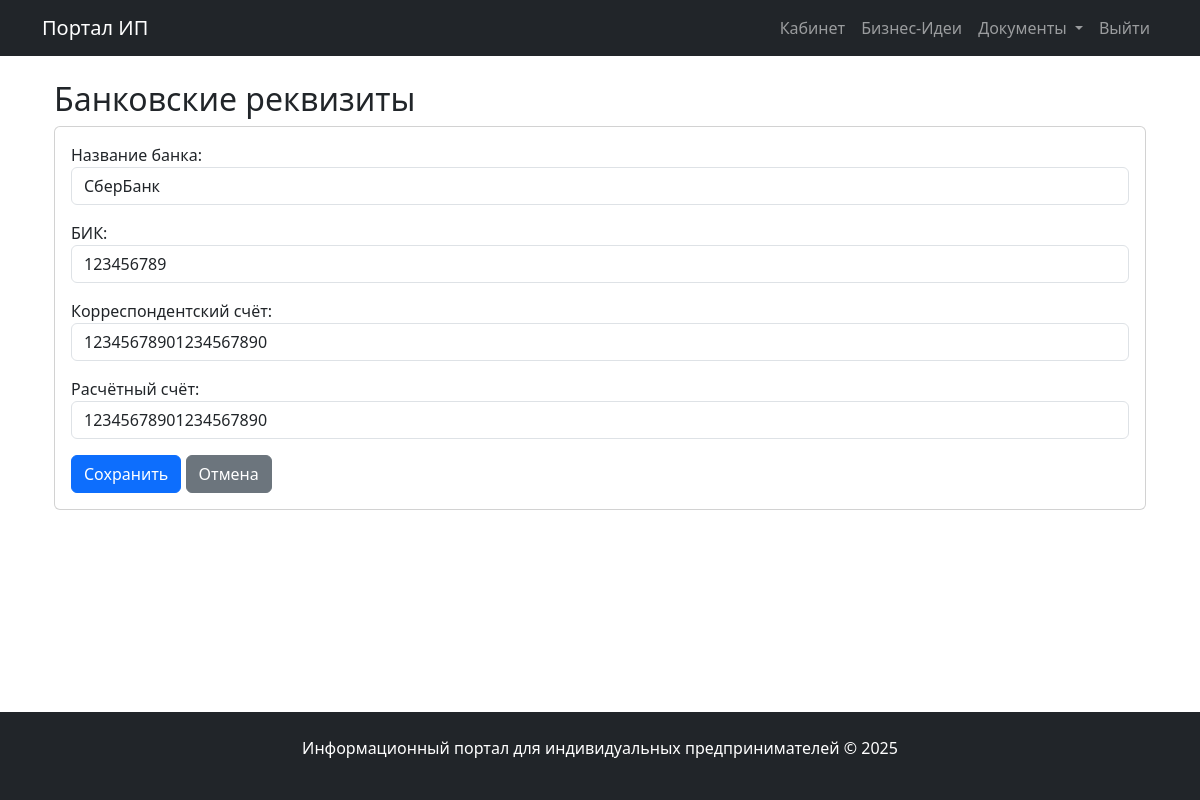
The page /documents/bank/ (signed in) on the database its author committed.
### entrepreneurs/models.py (models this page shows, shortened)
class BankDetails(models.Model):
    entrepreneur = models.OneToOneField(
        EntrepreneurProfile,
        on_delete=models.CASCADE,
        related_name='bank_details',
        verbose_name='Предприниматель'
    )
    bank_name = models.CharField(
        max_length=255,
        verbose_name='Название банка'
    )
    bik = models.CharField(
        max_length=9,
        validators=[RegexValidator(r'^\d{9}$', 'БИК должен содержать ровно 9 цифр')],
        verbose_name='БИК'
    )
    correspondent_account = models.CharField(
        max_length=20,
        validators=[RegexValidator(r'^\d{20}$', 'Корреспондентский счёт должен содержать ровно 20 цифр')],
        verbose_name='Корреспондентский счёт'
    )
    payment_account = models.CharField(
        max_length=20,
        validators=[RegexValidator(r'^\d{20}$', 'Расчётный счёт должен содержать ровно 20 цифр')],
        verbose_name='Расчётный счёт'
    )
    class Meta:
        verbose_name = 'Банковские реквизиты'
        verbose_name_plural = 'Банковские реквизиты'

### entrepreneurs/views.py (the view)
# urls.py: path('documents/bank/', views.bank_details, name='bank_details'),
@login_required
def bank_details(request):
    entrepreneur = get_object_or_404(EntrepreneurProfile, user=request.user)
    try:
        bank_details = entrepreneur.bank_details
    except BankDetails.DoesNotExist:
        bank_details = None
    if request.method == 'POST':
        form = BankDetailsForm(request.POST, instance=bank_details)
        if form.is_valid():
            bank_details = form.save(commit=False)
            bank_details.entrepreneur = entrepreneur
            bank_details.save()
            messages.success(request, 'Банковские реквизиты успешно сохранены!')
            return redirect('entrepreneurs:documents')
    else:
        form = BankDetailsForm(instance=bank_details)
    return render(request, 'entrepreneurs/bank_details.html', {
        'form': form,
        'entrepreneur': entrepreneur
    })

### entrepreneurs/forms.py
class BankDetailsForm(forms.ModelForm):
    class Meta:
        model = BankDetails
        fields = '__all__'
        exclude = ['entrepreneur']
        widgets = {
            'bank_name': forms.TextInput(attrs={'class': 'form-control'}),
            'bik': forms.TextInput(attrs={'class': 'form-control'}),
            'correspondent_account': forms.TextInput(attrs={'class': 'form-control'}),
            'payment_account': forms.TextInput(attrs={'class': 'form-control'}),
        }

### entrepreneurs/templates/entrepreneurs/bank_details.html (shortened to what this page needs)
{% extends "entrepreneurs/base.html" %}
{% block content %}
<div class="container">
    <h2>Банковские реквизиты</h2>
    <div class="card">
        <div class="card-body">
            <form method="post">
                <div class="mb-3">
                    {{ form.bank_name.label_tag }}
                    {{ form.bank_name }}
                </div>
                <div class="mb-3">
                    {{ form.bik.label_tag }}
                    {{ form.bik }}
                </div>
                <div class="mb-3">
                    {{ form.correspondent_account.label_tag }}
                    {{ form.correspondent_account }}
                </div>
                <div class="mb-3">
                    {{ form.payment_account.label_tag }}
                    {{ form.payment_account }}
                </div>
                <button type="submit" class="btn btn-primary">Сохранить</button>
                <a href="{% url 'entrepreneurs:documents' %}" class="btn btn-secondary">Отмена</a>
            </form>
        </div>
    </div>
</div>
{% endblock %}

### entrepreneurs/templates/entrepreneurs/base.html (style rules this page uses)
html, body { height: 100%; }
body { display: flex; flex-direction: column; }

### rows shown on the page
BankDetails: bank_name "СберБанк", bik "123456789", correspondent_account "12345678901234567890", payment_account "12345678901234567890"
